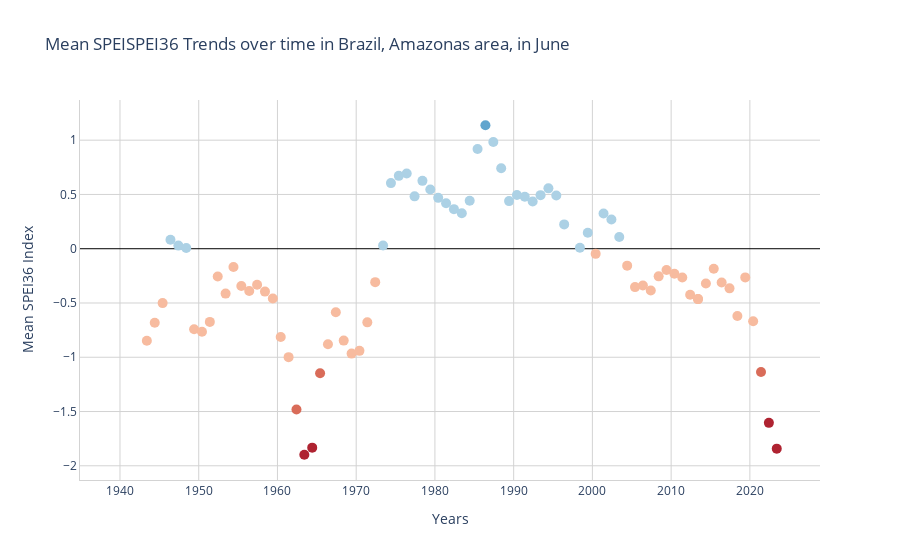

Source (notebook cell):
### Code cell
trace = go.Scatter(
    x=times,
    y=values,
    mode='markers',
    name='Mean SPEI12',
    marker=dict(size=10,
                color=colors,
                line=dict(width=0,
                          color='#717BFA')))

# Initialize and update the figure
fig = go.Figure([trace])
fig.update_layout(
    title=f"Mean SPEI{index} Trends over time in {selected_country}, {selected_subarea} area, in {selected_month}",
    xaxis_title='Years',
    yaxis_title=f'Mean {index} Index',
    height=600,
    plot_bgcolor='white',         # Sets the plotting area background color
    paper_bgcolor='white',  # Sets the overall background color of the chart
    xaxis=dict(
        showgrid=True,  # Enable grid (default)
        gridcolor='lightgray',  # Set grid color
        linecolor='lightgray',  # Set axis line color
    ),
    yaxis=dict(
        showgrid=True,
        gridcolor='lightgray',
        linecolor='lightgray',
                zeroline=True,  # Ensure the zero line is visible
        zerolinewidth=1,
        zerolinecolor='black'  # Change zero line color to blue
    )
)

fig.show()
